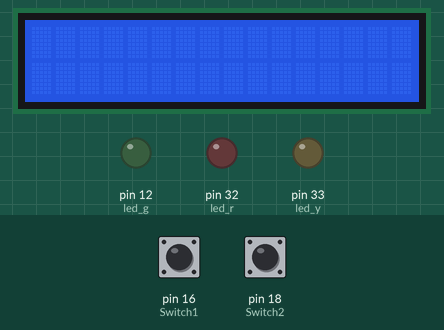
The program below on a simulated Raspberry Pi (header pin numbers). On the bench: 16×2 character LCD, output pins drawn as LEDs (lit = HIGH). The inputs (shaded band) are chosen by the test bench; at power-on: pin 16 (Switch1) LOW, pin 18 (Switch2) LOW. Library files of the repository ran but are not shown: I2C_driver.py.

Above: at 1.4 s.
1.5 s: pin 16 (Switch1) pulled HIGH for 0.15 s
At 2.3 s:
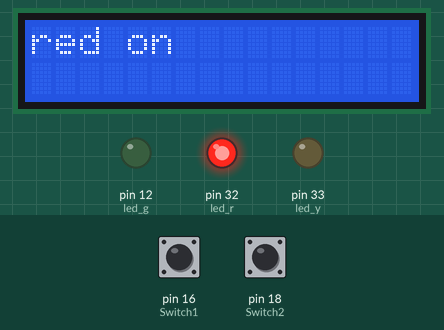
4.6 s: pin 18 (Switch2) pulled HIGH for 0.15 s
At 5.2 s:
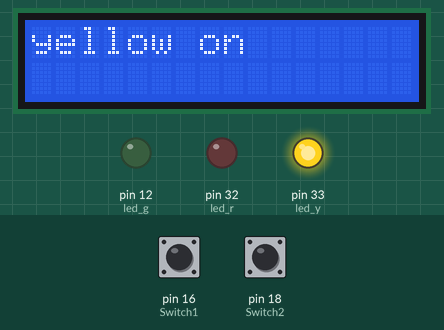
7.1 s: pin 18 (Switch2) pulled HIGH for 3.2 s
At 11.6 s:
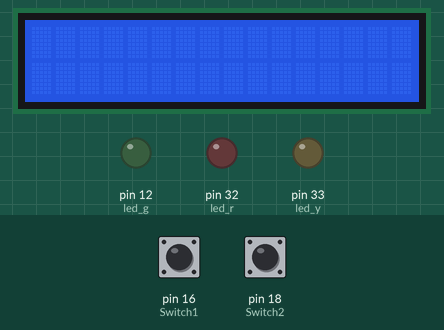
11.8 s: pin 16 (Switch1) pulled HIGH for 1 s
At 13.4 s:
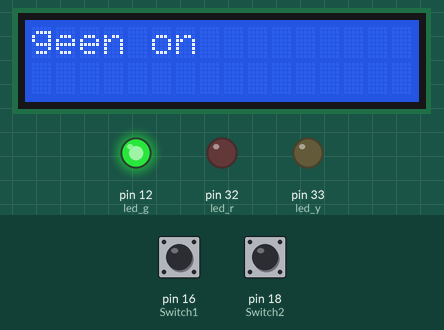
Timing chart, 0 to 14.4 s (numbered marks = the images above; inputs shaded):
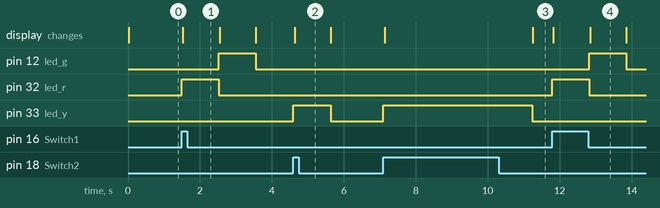

The program:

lcd_pra2.py
```python
import RPi.GPIO as GPIO
import I2C_driver as LCD
from time import*

led_g=12
led_r=32
led_y=33
Switch1=16
Switch2=18

GPIO.setwarnings(False)
GPIO.setmode(GPIO.BOARD)

def main():
  GPIO.setup([Switch1, Switch2], GPIO.IN, pull_up_down=GPIO.PUD_DOWN)
  GPIO.setup([led_g, led_r, led_y], GPIO.OUT, initial=GPIO.LOW)

  mylcd=LCD.lcd()

  while 1:
      if GPIO.input(Switch1)==GPIO.HIGH:
        GPIO.output(led_r,GPIO.HIGH)
        mylcd.lcd_display_string("red on",1)
        sleep(1)
        GPIO.output(led_r, GPIO.LOW)
        mylcd.lcd_clear()

        GPIO.output(led_g, GPIO.HIGH)
        mylcd.lcd_display_string("geen on",1)
        sleep(1)
        GPIO.output(led_g, GPIO.LOW)
        mylcd.lcd_clear()

      elif GPIO.input(Switch2)==GPIO.HIGH:
        GPIO.output(led_y, GPIO.HIGH)
        mylcd.lcd_display_string("yellow on",1)
        sleep(1)
        GPIO.output(led_y, GPIO.LOW)
        mylcd.lcd_clear()

if __name__=="__main__":
    main()
```

Measured:
- after the input at 1.5 s, pin 12 (led_g): LOW → HIGH after 1.0 s, → LOW 1.0 s later; pin 32 (led_r): LOW → HIGH at once, → LOW 1.0 s later; the display: changes at once (image 1)
- after the input at 4.6 s, pin 33 (led_y): LOW → HIGH at once, → LOW 1.0 s later; the display: changes at once (image 2)
- after the input at 7.1 s, pin 33 (led_y): LOW → HIGH at once, → LOW 4.1 s later; the display: first changes at once (image 3 shows a later state)
- after the input at 11.8 s, pin 12 (led_g): LOW → HIGH after 1.0 s, → LOW 1.0 s later; pin 32 (led_r): LOW → HIGH at once, → LOW 1.0 s later; the display: first changes at once (image 4 shows a later state)
- what the display in image 4 shows lasts 1.0 s, from 12.9 s to 13.9 s
